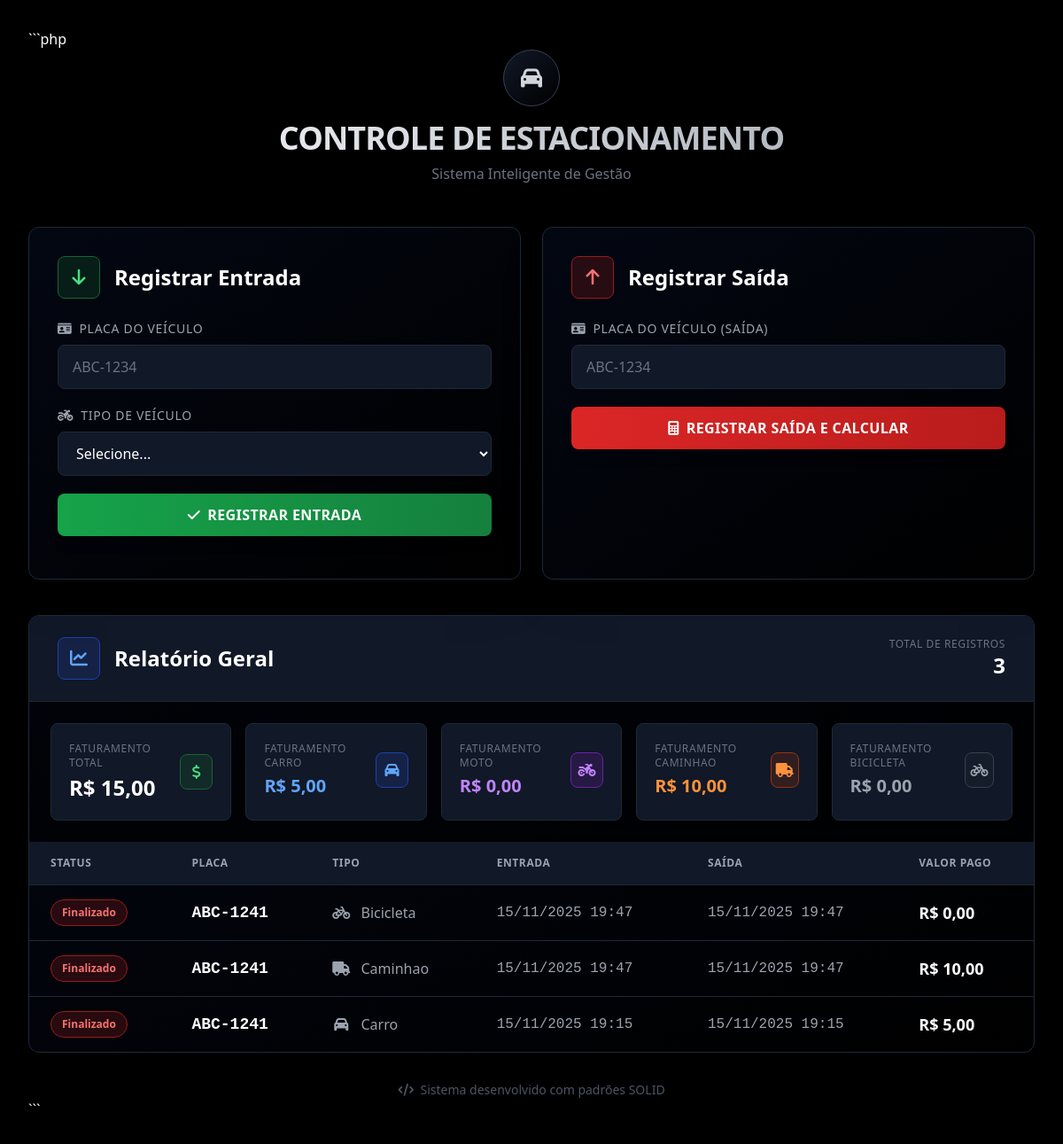
The page / on the database its author committed.
### tables this page shows
CREATE TABLE registros (
            id INTEGER PRIMARY KEY AUTOINCREMENT,
            placa TEXT NOT NULL,
            tipo_veiculo TEXT NOT NULL,
            data_entrada DATETIME NOT NULL,
            data_saida DATETIME NULL,
            valor_total REAL NULL
        );

### public/index.php (the view, shortened to what the rows shown need)
<?php
$relatorio = [
    'registros' => [],
    'faturamentoPorTipo' => [],
    'totalVeiculosPorTipo' => [],
    'faturamentoTotal' => 0.0,
    'veiculosNoPatio' => 0,
];
try {
    $connection = SqliteConnection::getInstance();
    $repository = new SqliteRegistroEstacionamentoRepository($connection);
    $relatorioService = new GerarRelatorioService($repository);
    $relatorio = $relatorioService->executar();
} catch (Exception $e) {
    $errorMessage = "Erro fatal na aplicação: " . $e->getMessage();
}
?>
<!DOCTYPE html>
<html lang="pt-br">
<head>
    <script src="https://cdn.tailwindcss.com"></script>
    <link href="https://cdnjs.cloudflare.com/ajax/libs/font-awesome/6.4.0/css/all.min.css" rel="stylesheet">
</head>
<body class="bg-black text-white p-8 font-sans">
    <div class="container mx-auto max-w-7xl">
        <div class="text-center mb-12">
            <h1 class="text-4xl font-bold bg-gradient-to-r from-white to-gray-400 bg-clip-text text-transparent tracking-tight">
            </h1>
        </div>
        <div class="grid grid-cols-1 md:grid-cols-2 gap-6 mb-10">
            <div class="bg-gradient-to-br from-gray-950 to-black p-8 rounded-xl shadow-2xl border border-gray-800 hover:border-gray-700 transition-all duration-300">
                <div class="flex items-center mb-6">
                    <h2 class="text-2xl font-semibold text-white">Registrar Entrada</h2>
                </div>
            </div>
            <div class="bg-gradient-to-br from-gray-950 to-black p-8 rounded-xl shadow-2xl border border-gray-800 hover:border-gray-700 transition-all duration-300">
                <div class="flex items-center mb-6">
                    <h2 class="text-2xl font-semibold text-white">Registrar Saída</h2>
                </div>
            </div>
        </div>
        <div class="bg-gradient-to-br from-gray-950 to-black rounded-xl shadow-2xl border border-gray-800 overflow-hidden">
            <div class="bg-gray-900 px-8 py-6 border-b border-gray-800">
                <div class="flex items-center justify-between">
                    <div class="flex items-center">
                        <h2 class="text-2xl font-semibold text-white">Relatório Geral</h2>
                    </div>
                </div>
            </div>
            <div class="overflow-x-auto">
                <table class="min-w-full divide-y divide-gray-800">
                    <thead class="bg-gray-900">
                        <tr>
                            <th class="px-6 py-4 text-left text-xs font-semibold text-gray-400 uppercase tracking-wider">Status</th>
                            <th class="px-6 py-4 text-left text-xs font-semibold text-gray-400 uppercase tracking-wider">Placa</th>
                            <th class="px-6 py-4 text-left text-xs font-semibold text-gray-400 uppercase tracking-wider">Tipo</th>
                            <th class="px-6 py-4 text-left text-xs font-semibold text-gray-400 uppercase tracking-wider">Entrada</th>
                            <th class="px-6 py-4 text-left text-xs font-semibold text-gray-400 uppercase tracking-wider">Saída</th>
                            <th class="px-6 py-4 text-left text-xs font-semibold text-gray-400 uppercase tracking-wider">Valor Pago</th>
                        </tr>
                    </thead>
                    <tbody class="divide-y divide-gray-800">
                        <?php foreach ($relatorio['registros'] as $registro):
                            $tipoIcon = match($registro->getTipoVeiculo()->value) {
                                'carro' => 'car',
                                'moto' => 'motorcycle',
                                'caminhao' => 'truck',
                                'bicicleta' => 'bicycle',
                                default => 'car',
                            };
                        ?>
                        <tr class="hover:bg-gray-900/50 transition-colors duration-200">
                            <td class="px-6 py-4 whitespace-nowrap">
                                <?php if ($registro->isFinalizado()): ?>
                                    <span class="px-3 py-1 inline-flex text-xs leading-5 font-semibold rounded-full bg-red-900/30 text-red-400 border border-red-800">
                                        Finalizado
                                    </span>
                                <?php else: ?>
                                    <span class="px-3 py-1 inline-flex text-xs leading-5 font-semibold rounded-full bg-green-900/30 text-green-400 border border-green-800">
                                        No Pátio
                                    </span>
                                <?php endif; ?>
                            </td>
                            <td class="px-6 py-4 whitespace-nowrap font-mono text-lg font-bold text-white">
                                <?= htmlspecialchars($registro->getPlaca()) ?>
                            </td>
                            <td class="px-6 py-4 whitespace-nowrap text-gray-400">
                                <i class="fas fa-<?= $tipoIcon ?> w-5 text-center mr-2"></i>
                                <?= ucfirst(htmlspecialchars($registro->getTipoVeiculo()->value)) ?>
                            </td>
                            <td class="px-6 py-4 whitespace-nowrap text-gray-400 font-mono">
                                <?= $registro->getDataEntrada()->format('d/m/Y H:i') ?>
                            </td>
                            <td class="px-6 py-4 whitespace-nowrap text-gray-400 font-mono">
                                <?= $registro->getDataSaida() ? $registro->getDataSaida()->format('d/m/Y H:i') : '---' ?>
                            </td>
                            <td class="px-6 py-4 whitespace-nowrap font-bold text-white text-lg">
                                <?= $registro->getValorTotal() !== null ? 'R$ ' . number_format($registro->getValorTotal(), 2, ',', '.') : '---' ?>
                            </td>
                        </tr>
                        <?php endforeach; ?>
                    </tbody>
                </table>
            </div>
        </div>
    </div>
</body>
</html>

### rows shown on the page
registros: placa "ABC-1241", value "Bicicleta", format "15/11/2025 19:47", valor_total "0,00"
registros: placa "ABC-1241", value "Caminhao", format "15/11/2025 19:47", valor_total "10,00"
registros: placa "ABC-1241", value "Carro", format "15/11/2025 19:15", valor_total "5,00"

### other values the page prints
count($relatorio['registros']) "3"
$relatorio['faturamentoTotal'] "15,00"
$tipo "CARRO"
$faturamento "5,00"
$tipo "MOTO"
$faturamento "0,00"
$tipo "CAMINHAO"
$faturamento "10,00"
$tipo "BICICLETA"
